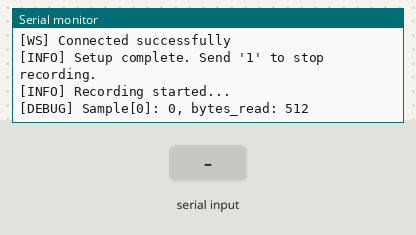
This sketch was run on a simulated ESP32. Parts: the last lines printed to the serial monitor. The inputs (shaded band) are chosen by the test bench. WiFi joins after 1.5 s; servers stay silent unless stated; I2S audio is not simulated (input reads silence).

Above: at 3.9 s.
4.0 s: "1" received over Serial
At 5.2 s:
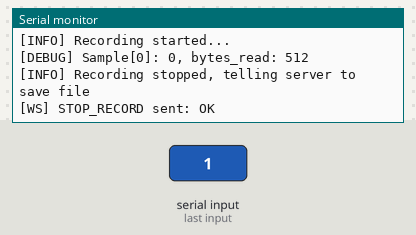
5.5 s: "2" received over Serial
At 6.8 s:
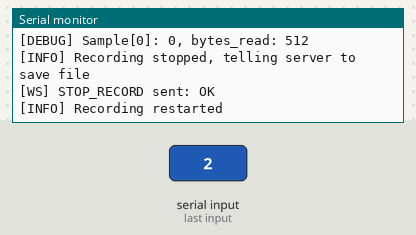

The sketch:

websocket2download.ino
```cpp
#include <WiFi.h>
#include <driver/i2s.h>
#include <ArduinoWebsockets.h>

using namespace websockets;

// Wi-Fi credentials
const char* ssid = "WiBelieveICanFi";
const char* password = "8209012896";

// Flask server address
const char* websockets_server_host = "192.168.34.194"; // Flask server IP
const uint16_t websockets_server_port = 8765;  // FIXED: WebSocket port, not Flask port

WebsocketsClient client;

// INMP441 -> ESP32 pin mapping (adjust to your wiring)
#define I2S_WS   25   // LRCLK / WS
#define I2S_SCK  33   // BCLK / SCK
#define I2S_SD   32   // DOUT / SD

// Audio format
#define SAMPLE_RATE   16000
#define SAMPLE_BITS   I2S_BITS_PER_SAMPLE_16BIT
#define CHANNEL_FMT   I2S_CHANNEL_FMT_ONLY_LEFT
#define I2S_NUM       I2S_NUM_0

bool recording = true;
bool websocket_connected = false;
unsigned long lastConnectionAttempt = 0;
unsigned long lastHeartbeat = 0;

static void connectWebSocket() {
  if (websocket_connected) {
    return; // Already connected
  }

  String ws_url = String("ws://") + websockets_server_host + ":" + String(websockets_server_port);
  Serial.printf("[WS] Attempting connection to: %s\n", ws_url.c_str());

  if (client.connect(ws_url)) {
    Serial.println("[WS] Connected successfully");
    websocket_connected = true;
  } else {
    Serial.println("[WS] Connect failed");
    websocket_connected = false;
  }
}

void setup() {
  Serial.begin(115200);
  delay(1000);  // Give serial time to initialize

  // Wi-Fi
  Serial.printf("[WiFi] Connecting to %s\n", ssid);
  WiFi.begin(ssid, password);
  while (WiFi.status() != WL_CONNECTED) {
    delay(500);
    Serial.print(".");
  }
  Serial.printf("\n[WiFi] Connected. IP: %s\n", WiFi.localIP().toString().c_str());

  // I2S config
  i2s_config_t i2s_config = {
    .mode = (i2s_mode_t)(I2S_MODE_MASTER | I2S_MODE_RX),
    .sample_rate = SAMPLE_RATE,
    .bits_per_sample = SAMPLE_BITS,
    .channel_format = CHANNEL_FMT,
    .communication_format = I2S_COMM_FORMAT_I2S_MSB,
    .intr_alloc_flags = ESP_INTR_FLAG_LEVEL1,
    .dma_buf_count = 8,
    .dma_buf_len = 512, // samples per DMA buffer
    .use_apll = false,
    .tx_desc_auto_clear = false,
    .fixed_mclk = 0
  };

  i2s_pin_config_t pin_config = {
    .bck_io_num = I2S_SCK,
    .ws_io_num = I2S_WS,
    .data_out_num = I2S_PIN_NO_CHANGE,
    .data_in_num = I2S_SD
  };

  // Install and start I2S
  if (i2s_driver_install(I2S_NUM, &i2s_config, 0, NULL) != ESP_OK) {
    Serial.println("[I2S] Driver install failed");
  }
  if (i2s_set_pin(I2S_NUM, &pin_config) != ESP_OK) {
    Serial.println("[I2S] Set pin failed");
  }
  i2s_zero_dma_buffer(I2S_NUM);

  // Explicitly set sample rate after install
  i2s_set_clk(I2S_NUM, SAMPLE_RATE, SAMPLE_BITS, I2S_CHANNEL_MONO);

  // WebSocket event handlers
  client.onEvent([](WebsocketsEvent event, String data) {
    switch (event) {
      case WebsocketsEvent::ConnectionOpened:
        Serial.println("[WS] Connection opened");
        websocket_connected = true;
        break;
      case WebsocketsEvent::ConnectionClosed:
        Serial.println("[WS] Connection closed");
        websocket_connected = false;
        break;
      case WebsocketsEvent::GotPing:
        Serial.println("[WS] Got Ping");
        break;
      case WebsocketsEvent::GotPong:
        Serial.println("[WS] Got Pong");
        break;
      default:
        break;
    }
  });

  // Initial connection
  connectWebSocket();

  Serial.println("[INFO] Setup complete. Send '1' to stop recording.");
  Serial.println("[INFO] Recording started...");
}

void loop() {
  unsigned long currentTime = millis();

  // Handle WebSocket connection management
  if (websocket_connected && client.available()) {
    client.poll();
  } else if (!websocket_connected) {
    // Try to reconnect every 10 seconds (less aggressive)
    if (currentTime - lastConnectionAttempt > 10000) {
      Serial.println("[WS] Attempting reconnection...");
      connectWebSocket();
      lastConnectionAttempt = currentTime;
    }
  }

  // Send periodic heartbeat when connected but not recording
  if (websocket_connected && !recording && (currentTime - lastHeartbeat > 30000)) {
    client.ping();
    lastHeartbeat = currentTime;
  }

  // Stop command from Serial Monitor
  if (Serial.available()) {
    char cmd = Serial.read();
    if (cmd == '1') {
      recording = false;
      if (websocket_connected) {
        bool ok = client.send("STOP_RECORD");
        Serial.println("[INFO] Recording stopped, telling server to save file");
        Serial.printf("[WS] STOP_RECORD sent: %s\n", ok ? "OK" : "FAIL");
      } else {
        Serial.println("[ERROR] Cannot send STOP_RECORD - WebSocket not connected");
      }
    } else if (cmd == '2') {
      // Restart recording
      recording = true;
      Serial.println("[INFO] Recording restarted");
    }
  }

  if (!recording) {
    delay(100);
    return;
  }

  // Skip audio capture if WebSocket not connected
  if (!websocket_connected) {
    delay(100);
    return;
  }

  // Capture and send audio
  const int buffer_samples = 256;
  uint16_t i2s_buffer[buffer_samples];
  size_t bytes_read = 0;

  // Non-blocking read with timeout
  esp_err_t res = i2s_read(I2S_NUM, (void*)i2s_buffer, buffer_samples * sizeof(uint16_t), &bytes_read, 100);
  if (res != ESP_OK) {
    Serial.printf("[I2S] Read error: %d\n", (int)res);
    delay(10);
    return;
  }

  if (bytes_read == 0) {
    delay(10);
    return;
  }

  // Debug: periodic sample check (less frequent)
  static uint32_t dbg = 0;
  if ((dbg++ % 200) == 0) {  // Less frequent debug output
    Serial.printf("[DEBUG] Sample[0]: %d, bytes_read: %d\n", i2s_buffer[0], bytes_read);
  }

  // Send raw PCM bytes as a binary WebSocket frame
  bool ok = client.sendBinary((const char*)i2s_buffer, bytes_read);
  if (!ok) {
    Serial.println("[WS] sendBinary failed - connection may be lost");
    websocket_connected = false;
  }

  // Small delay to prevent overwhelming the connection
  delay(1);  // Small delay to reduce data rate slightly
}
```

Measured:
- after the input at 4.0 s, the serial monitor: prints a new line at once (image 1)
- after the input at 5.5 s, the serial monitor: prints a new line at once (image 2)
